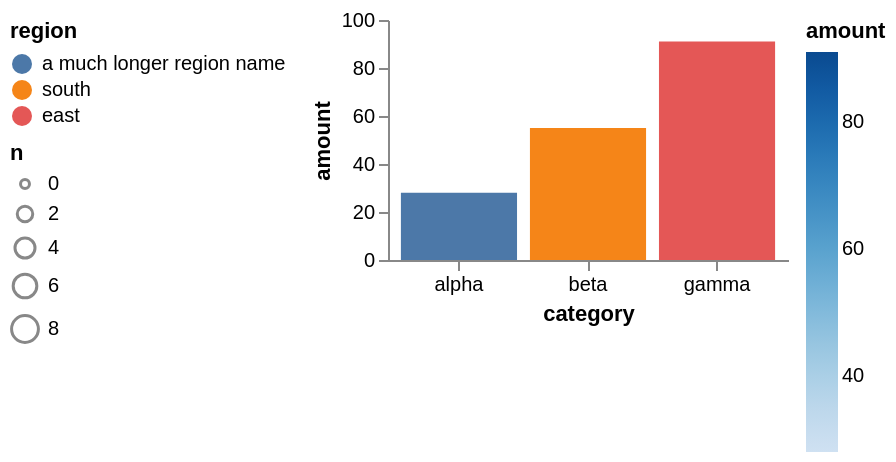

This figure's Vega-Lite source:
### Vega specification from a JSON file in a GitHub repository (floating-point values rounded to 4 significant figures)
{"$schema": "https://vega.github.io/schema/vega/v6.json", "description": "two legends on the left, one wider than the other, and fractional offsets on both sides: upstream's grid layout rounds each anchor once and measures a far-edge anchor against the whole grid, so the left pair shares the wider one's left edge and a half-unit offset lands on a whole coordinate.", "width": 200, "height": 120, "padding": 5, "data": [{"name": "t", "values": [{"c": "alpha", "v": 28, "g": "a much longer region name", "n": 3}, {"c": "beta", "v": 55, "g": "south", "n": 9}, {"c": "gamma", "v": 91, "g": "east", "n": 6}]}], "scales": [{"name": "x", "type": "band", "domain": {"data": "t", "field": "c"}, "range": "width", "padding": 0.1}, {"name": "y", "type": "linear", "domain": {"data": "t", "field": "v"}, "range": "height", "nice": true}, {"name": "colour", "type": "ordinal", "domain": {"data": "t", "field": "g"}, "range": "category"}, {"name": "size", "type": "linear", "domain": {"data": "t", "field": "n"}, "range": [20, 200]}, {"name": "shade", "type": "linear", "domain": {"data": "t", "field": "v"}, "range": {"scheme": "blues"}}], "axes": [{"orient": "bottom", "scale": "x", "title": "category"}, {"orient": "left", "scale": "y", "title": "amount", "tickCount": 4}], "legends": [{"fill": "colour", "title": "region", "orient": "left", "offset": 12.5}, {"size": "size", "title": "n", "orient": "left", "offset": 12.5}, {"fill": "shade", "title": "amount", "type": "gradient", "orient": "right", "offset": 8.5}], "marks": [{"type": "rect", "from": {"data": "t"}, "encode": {"enter": {"x": {"scale": "x", "field": "c"}, "width": {"scale": "x", "band": 1}, "y": {"scale": "y", "field": "v"}, "y2": {"scale": "y", "value": 0}, "fill": {"scale": "colour", "field": "g"}}}}]}
